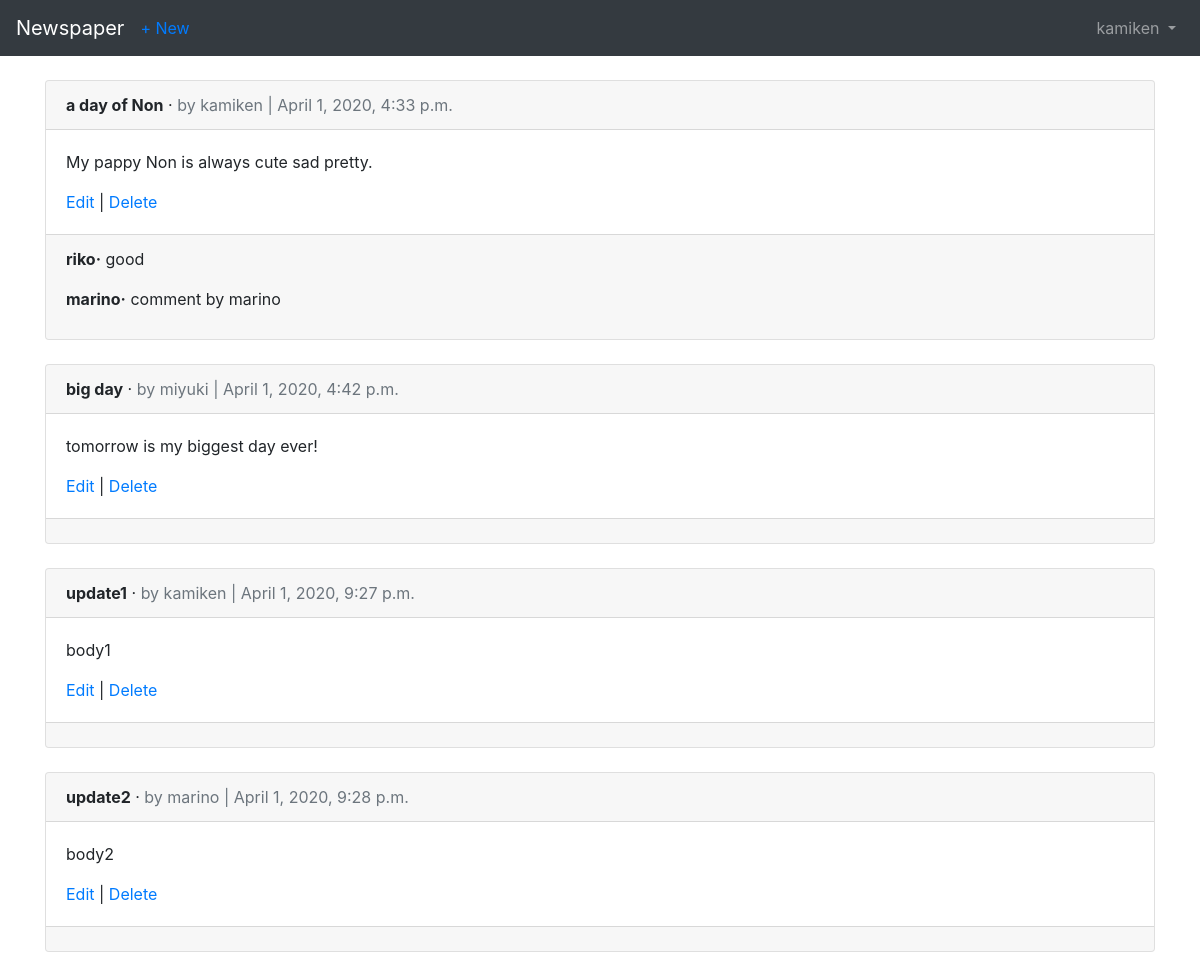
The page /articles/ (signed in) on the database its author committed.
### users/models.py (models this page shows)
class CustomUser(AbstractUser):
    age = models.PositiveIntegerField(null=True, blank=True)

### articles/models.py (models this page shows, shortened)
class Article(models.Model):
    title = models.CharField(max_length = 255)
    body = models.TextField()
    date = models.DateTimeField(auto_now_add=True)
    author = models.ForeignKey(
        get_user_model(),
        on_delete=models.CASCADE,
    )

class Comment(models.Model):
    article = models.ForeignKey(Article, on_delete=models.CASCADE, related_name='comments',)
    comment = models.CharField(max_length=140)
    author = models.ForeignKey(
        get_user_model(),
        on_delete=models.CASCADE,
    )
    def __str__(self):
        return self.comment

### articles/views.py (the view)
# urls.py: path('',ArticleListView.as_view(),name='article_list'),
class ArticleListView(LoginRequiredMixin, ListView):
    model = Article
    template_name = 'article_list.html'
    login_url = 'login'

### templates/article_list.html (shortened to what this page needs)
{% extends 'base.html' %}
{% block content %}
  {% for article in object_list %}
    <div class="card">
      <div class="card-header">
        <span class="font-weight-bold">{{ article.title }}</span> &middot;
        <span class="text-muted">by {{ article.author }} | {{ article.date }}</span>
      </div>
      <div class="card-body">
        <p>{{ article.body }}</p>
        <a href="{% url 'article_edit' article.pk %}">Edit</a> |
        <a href="{% url 'article_delete' article.pk %}">Delete</a>
      </div>
      <div class="card-footer">
        {% for comment in article.comments.all %}
          <p>
            <span class="font-weight-bold">{{ comment.author }}&middot;</span>
            {{ comment }}
          </p>
        {% endfor %}
      </div>
    </div>
    <br />
  {% endfor %}
{% endblock content %}

### templates/base.html (shortened to what this page needs)
<!doctype html>
<html lang="en">
  <head>
    <link rel="stylesheet" href="https://stackpath.bootstrapcdn.com/bootstrap/4.1.3/css/bootstrap.min.css">
  </head>
  <body>
    <nav class="navbar navbar-expand-md navbar-dark bg-dark mb-4">
      <a class="navbar-brand" href="{% url 'home' %}">Newspaper</a>
      {% if user.is_authenticated %}
        <ul class="navbar-nav mr-auto">
          <li class="nav-item"><a href="{% url 'article_new' %}">+ New</a></li>
        </ul>
      {% endif %}
      <div class="collapse navbar-collapse" id="navbarCollapse">
        {% if user.is_authenticated %}
          <ul class="navbar-nav ml-auto">
            <li class="nav-item">
              <a class="nav-link dropdown-toggle" href="#" id="userMenu" data-toggle="dropdown" aria-haspopup="true" aria-expanded="false">
                {{ user.username }}
              </a>
            </li>
          </ul>
        {% endif %}
      </div>
    </nav>
    <div class="container">
      {% block content %}
      {% endblock content %}
    </div>
  </body>
</html>

### rows shown on the page
CustomUser: username "kamiken"
Article: title "a day of Non", author "kamiken", date "April 1, 2020, 4:33 p.m.", body "My pappy Non is always cute sad pretty."
Comment: author "riko", comment "good"
Comment: author "marino", comment "comment by marino"
Article: title "big day", author "miyuki", date "April 1, 2020, 4:42 p.m.", body "tomorrow is my biggest day ever!"
Article: title "update1", author "kamiken", date "April 1, 2020, 9:27 p.m.", body "body1"
Article: title "update2", author "marino", date "April 1, 2020, 9:28 p.m.", body "body2"
